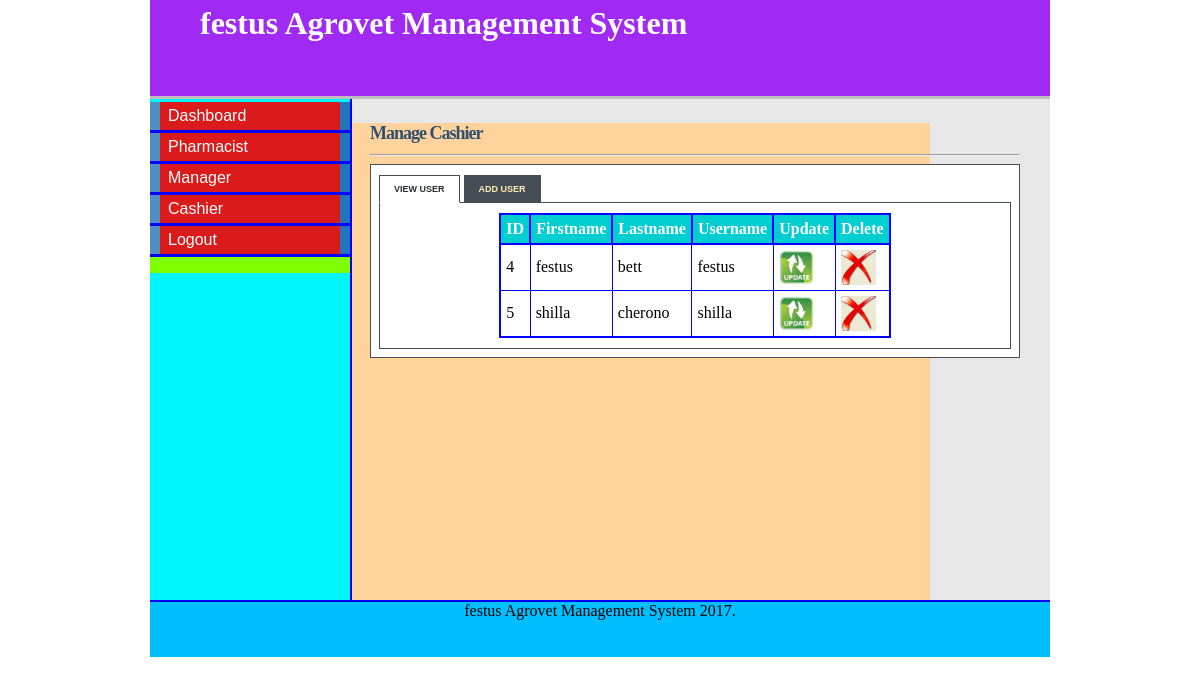
Page /admin_cashier.php (signed in) on the committed database.
### tables this page shows
CREATE TABLE IF NOT EXISTS `cashier` (
  `cashier_id` tinyint(5) NOT NULL AUTO_INCREMENT,
  `first_name` varchar(15) NOT NULL,
  `last_name` varchar(15) NOT NULL,
  `staff_id` varchar(10) NOT NULL,
  `postal_address` varchar(20) NOT NULL,
  `phone` varchar(12) NOT NULL,
  `email` varchar(20) NOT NULL,
  `username` varchar(10) NOT NULL,
  `password` varchar(10) NOT NULL,
  `date` datetime NOT NULL,
  PRIMARY KEY (`cashier_id`)
);

### admin_cashier.php (the view, shortened to what this page needs)
<html>
<head>
<link rel="stylesheet" type="text/css" href="style/mystyle.css">
<link rel="stylesheet" href="style/style.css" type="text/css" media="screen" />
<link rel="stylesheet" href="style/table.css" type="text/css" media="screen" />
</head>
<body>
<div id="content">
<div id="header">
<h1><a href="#"></a> festus Agrovet Management System</h1></div>
<div id="left_column">
<div id="button">
<ul>
			<li><a href="admin.php">Dashboard</a></li>
			<li><a href="admin_pharmacist.php">Pharmacist</a></li>
			<li><a href="admin_manager.php">Manager</a></li>
			<li><a href="admin_cashier.php">Cashier</a></li>
			<li><a href="logout.php">Logout</a></li>
		</ul>
</div>
		</div>
<div id="main">
<div id="tabbed_box" class="tabbed_box">
    <h4>Manage Cashier</h4>
<hr/>
    <div class="tabbed_area">
        <ul class="tabs">
            <li><a href="javascript:tabSwitch('tab_1', 'content_1');" id="tab_1" class="active">View User</a></li>
            <li><a href="javascript:tabSwitch('tab_2', 'content_2');" id="tab_2">Add User</a></li>
        </ul>
        <div id="content_1" class="content">
		<?php echo $message;
        $result = mysql_query("SELECT * FROM cashier")
                or die(mysql_error());
        echo "<table border='1' cellpadding='5' align='center'>";
        echo "<tr> <th>ID</th><th>Firstname </th> <th>Lastname </th> <th>Username </th><th>Update </th><th>Delete</th></tr>";
        while($row = mysql_fetch_array( $result )) {
                echo "<tr>";
                echo '<td>' . $row['cashier_id'] . '</td>';
                echo '<td>' . $row['first_name'] . '</td>';
				echo '<td>' . $row['last_name'] . '</td>';
				echo '<td>' . $row['username'] . '</td>';
				?>
				<td><a href="update_cashier.php?username=<?php echo $row['username']?>"><img src="images/update-icon.png" width="35" height="35" border="0" /></a></td>
				<td><a href="delete_cashier.php?cashier_id=<?php echo $row['cashier_id']?>"><img src="images/delete-icon.jpg" width="35" height="35" border="0" /></a></td>
				<?php
		 }
        echo "</table>";
?>
        </div>
    </div>
</div>
</div>
<div id="footer" align="Center"> festus Agrovet Management System 2017. </div>
</div>
</body>
</html>

### style/mystyle.css (style rules this page uses)
body { margin-top: 0px; padding-top: 0px; }
#content { margin-left: auto; margin-right: auto; background: #E8E8E8; width: 900px; height: 600px; }
#header { width: 900px; height: 96px; background:#a029f4; border-bottom: solid 3px #bebebe; }
#header h1 { margin: 0px; padding-top: 5px; margin-left: 50px; color: #fff; }
#left_column { clear: all; float: left; width: 200px; height: 501px; background: #00f5ff; border-right:solid 2px blue; }
#main { clear: all; width: 780px; height: 470px; background: #ffd39b; }
#button { width: 12.5em; padding: 0 0 1em 0; margin-top: 0.2em; margin-bottom: 1em; font-family: 'Trebuchet MS', 'Lucida Grande', Verdana, Arial, Sans-serif; background: #7fff00; color: #333; }
#button ul { list-style: none; margin: 0; padding: 0; border: none; }
#button li { border-bottom: 3px solid blue; margin: 0; list-style: none; list-style-image: none; }
#button li a { display: block; padding: 5px 5px 5px 0.5em; border-left: 10px solid #508fc4; border-right: 10px solid #2175bc; background-color: #DB1B1B; color: #fff; text-decoration: none; width: 100%; }
html>body #button li a { width: auto; }
#footer { width: 900px; height: 55px; background: #00bfff; clear: all; border-top: solid 2px blue; }

### style/style.css (style rules this page uses)
#tabbed_box { margin: 0px auto 0px 220px; width: 650px; }
.tabbed_box h4 { font-size: 18px; color:#2F4F6F; letter-spacing:-1px; margin-bottom:10px; }
.tabbed_area { border: 1px solid #494e52; background-color: #fff; padding: 8px; }
ul.tabs { margin: 0px; padding: 0px; margin-top: 5px; margin-bottom: 6px; }
ul.tabs li { list-style: none; display: inline; }
ul.tabs li a { background-color: #464c54; color: #ffebb5; padding: 8px 14px 8px 14px; text-decoration: none; font-size: 9px; font-family: Verdana, Arial, Helvetica, sans-serif; font-weight: bold; text-transform: uppercase; border: 1px solid #464c54; }
ul.tabs li a.active { background-color: #ffffff; color: #282e32; border: 1px solid #464c54; border-bottom: 1px solid #ffffff; }
.content { background-color: #ffffff; padding: 10px; border: 1px solid #464c54; }

### style/table.css (style rules this page uses)
table { border-collapse:collapse; }
table,th { border: 2px solid blue; }
th { background-color: #00CED1; color:white; }

### admin_cashier.php (style rules this page uses)
#main { height: 477px; }

### rows in the picture
cashier: cashier_id "4", first_name "festus", last_name "bett", username "festus"
cashier: cashier_id "5", first_name "shilla", last_name "cherono", username "shilla"
